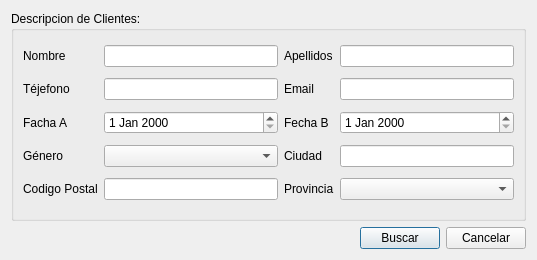
<?xml version="1.0" encoding="UTF-8"?>
<ui version="4.0">
 <class>Dialog</class>
 <widget class="QDialog" name="Dialog">
  <property name="geometry">
   <rect>
    <x>0</x>
    <y>0</y>
    <width>537</width>
    <height>260</height>
   </rect>
  </property>
  <property name="windowTitle">
   <string>Dialog</string>
  </property>
  <layout class="QVBoxLayout" name="verticalLayout">
   <item>
    <widget class="QGroupBox" name="groupBox">
     <property name="title">
      <string>Descripcion de Clientes:</string>
     </property>
     <property name="checkable">
      <bool>false</bool>
     </property>
     <layout class="QGridLayout" name="gridLayout">
      <item row="1" column="2">
       <widget class="QLabel" name="priceLabel">
        <property name="text">
         <string>Email</string>
        </property>
       </widget>
      </item>
      <item row="0" column="0">
       <widget class="QLabel" name="nameLabel">
        <property name="text">
         <string>Nombre</string>
        </property>
       </widget>
      </item>
      <item row="0" column="2">
       <widget class="QLabel" name="surmamesLabel">
        <property name="text">
         <string>Apellidos</string>
        </property>
       </widget>
      </item>
      <item row="2" column="0">
       <widget class="QLabel" name="dateALabel">
        <property name="text">
         <string>Facha A</string>
        </property>
       </widget>
      </item>
      <item row="2" column="2">
       <widget class="QLabel" name="dateBLabel">
        <property name="text">
         <string>Fecha B</string>
        </property>
       </widget>
      </item>
      <item row="1" column="4">
       <widget class="QLineEdit" name="emailEdit"/>
      </item>
      <item row="1" column="1">
       <widget class="QLineEdit" name="telEdit"/>
      </item>
      <item row="1" column="0">
       <widget class="QLabel" name="telLabel">
        <property name="text">
         <string>Téjefono</string>
        </property>
       </widget>
      </item>
      <item row="0" column="1">
       <widget class="QLineEdit" name="nameEdit"/>
      </item>
      <item row="0" column="4">
       <widget class="QLineEdit" name="surnamesEdit"/>
      </item>
      <item row="2" column="4">
       <widget class="QDateEdit" name="dateBEdit"/>
      </item>
      <item row="4" column="4">
       <widget class="QLineEdit" name="cityEdit"/>
      </item>
      <item row="4" column="2">
       <widget class="QLabel" name="cityLabel">
        <property name="text">
         <string>Ciudad</string>
        </property>
       </widget>
      </item>
      <item row="2" column="1">
       <widget class="QDateEdit" name="dateAEdit"/>
      </item>
      <item row="4" column="0">
       <widget class="QLabel" name="genderLabel">
        <property name="text">
         <string>Género</string>
        </property>
       </widget>
      </item>
      <item row="4" column="1">
       <widget class="QComboBox" name="genderComboBox"/>
      </item>
      <item row="5" column="0">
       <widget class="QLabel" name="postalCodeLabel">
        <property name="text">
         <string>Codigo Postal</string>
        </property>
       </widget>
      </item>
      <item row="5" column="4">
       <widget class="QComboBox" name="provinceComboBox"/>
      </item>
      <item row="5" column="2">
       <widget class="QLabel" name="provinceLabel">
        <property name="text">
         <string>Provincia</string>
        </property>
       </widget>
      </item>
      <item row="5" column="1">
       <widget class="QLineEdit" name="postalCodeEdit"/>
      </item>
     </layout>
    </widget>
   </item>
   <item>
    <layout class="QHBoxLayout" name="horizontalLayout">
     <item>
      <spacer name="horizontalSpacer">
       <property name="orientation">
        <enum>Qt::Horizontal</enum>
       </property>
       <property name="sizeHint" stdset="0">
        <size>
         <width>40</width>
         <height>20</height>
        </size>
       </property>
      </spacer>
     </item>
     <item>
      <widget class="QPushButton" name="searchButton">
       <property name="text">
        <string>Buscar</string>
       </property>
      </widget>
     </item>
     <item>
      <widget class="QPushButton" name="cancelButton">
       <property name="text">
        <string>Cancelar</string>
       </property>
      </widget>
     </item>
    </layout>
   </item>
  </layout>
 </widget>
 <resources/>
 <connections/>
</ui>
